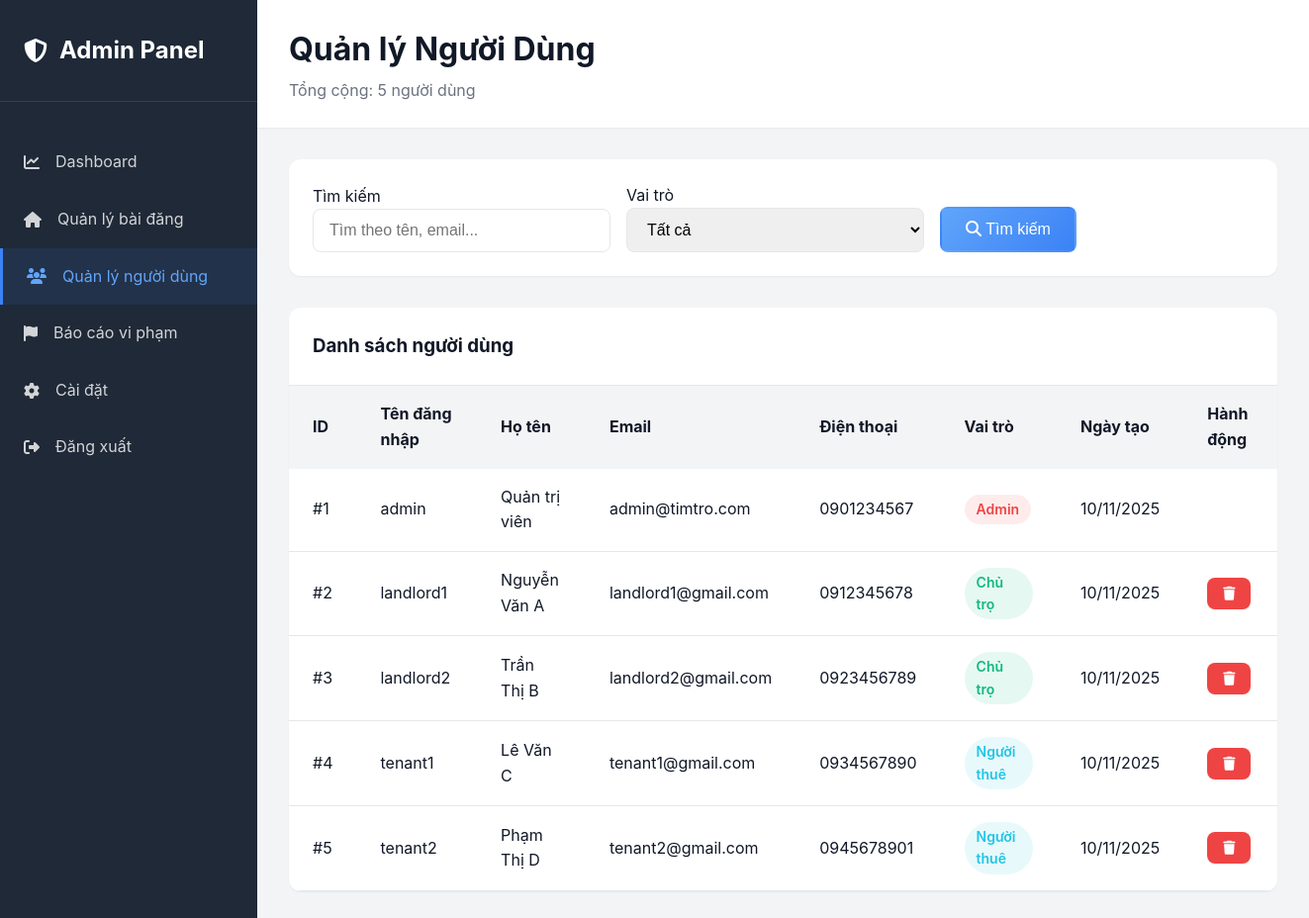
The page /Views/admin/users.php (signed in) on the database its author committed.
### tables this page shows
CREATE TABLE users (
    id INT AUTO_INCREMENT PRIMARY KEY,
    username VARCHAR(50) UNIQUE NOT NULL,
    email VARCHAR(100) UNIQUE NOT NULL,
    password VARCHAR(255) NOT NULL,
    full_name VARCHAR(100) NOT NULL,
    phone VARCHAR(20),
    avatar VARCHAR(255),
    bio TEXT,
    role ENUM('admin', 'landlord', 'tenant') NOT NULL DEFAULT 'tenant',
    status ENUM('active', 'inactive', 'banned') DEFAULT 'active',
    created_at TIMESTAMP DEFAULT CURRENT_TIMESTAMP,
    updated_at TIMESTAMP DEFAULT CURRENT_TIMESTAMP ON UPDATE CURRENT_TIMESTAMP,
    INDEX idx_role (role),
    INDEX idx_status (status),
    INDEX idx_email (email)
);

### config.php (called while the page is built, shortened)
<?php
function sanitize($data) {
    return trim($data);
}
?>

### Views/admin/users.php (the view, shortened to what this page needs)
<?php
require_once __DIR__ . '/../../config.php';
$conn = getDB();
$search = sanitize($_GET['search'] ?? '');
$page = isset($_GET['page']) ? max(1, (int)$_GET['page']) : 1;
$per_page = 10;
$users = [];
$total_users = 0;
try {
    $query = "SELECT id, username, full_name, email, phone, role, created_at
              FROM users
              WHERE 1=1";
    $params = [];
    $count_query = str_replace("SELECT id, username, full_name, email, phone, role, created_at", "SELECT COUNT(*) as cnt", $query);
    $count_stmt = $conn->prepare($count_query);
    $count_stmt->execute($params);
    $count_result = $count_stmt->fetch(PDO::FETCH_ASSOC);
    $total_users = $count_result['cnt'] ?? 0;
    $query .= " ORDER BY created_at DESC LIMIT ? OFFSET ?";
    $params[] = $per_page;
    $params[] = ($page - 1) * $per_page;
    $stmt = $conn->prepare($query);
    $stmt->execute($params);
    $users = $stmt->fetchAll(PDO::FETCH_ASSOC);
} catch (PDOException $e) {
    error_log("Error: " . $e->getMessage());
}
?>
<!DOCTYPE html>
<html lang="vi">
<head>
    <link rel="stylesheet" href="../../assets/css/style.css">
    <link rel="stylesheet" href="https://cdnjs.cloudflare.com/ajax/libs/font-awesome/6.4.0/css/all.min.css">
</head>
<body>
    <div class="admin-layout">
        <aside class="admin-sidebar">
            <div class="admin-logo">
                <h2><i class="fas fa-shield-alt"></i> Admin Panel</h2>
            </div>
            <ul class="admin-menu">
                <li><a href="dashboard.php"><i class="fas fa-chart-line"></i> Dashboard</a></li>
                <li><a href="posts.php"><i class="fas fa-home"></i> Quản lý bài đăng</a></li>
                <li><a href="users.php" class="active"><i class="fas fa-users"></i> Quản lý người dùng</a></li>
                <li><a href="reports.php"><i class="fas fa-flag"></i> Báo cáo vi phạm</a></li>
                <li><a href="settings.php"><i class="fas fa-cog"></i> Cài đặt</a></li>
                <li><a href="../../Controllers/AuthController.php?action=logout"><i class="fas fa-sign-out-alt"></i> Đăng xuất</a></li>
            </ul>
        </aside>
        <main class="admin-main">
            <div class="admin-header">
                <div>
                    <h1>Quản lý Người Dùng</h1>
                    <p style="color: var(--text-secondary); margin-top: 0.25rem;">Tổng cộng: <?php echo $total_users; ?> người dùng</p>
                </div>
            </div>
            <div class="admin-content">
                <div class="filter-box">
                    <form method="GET" style="display: contents;">
                        <div>
                            <label>Tìm kiếm</label>
                            <input type="text" name="search" class="form-control" placeholder="Tìm theo tên, email..." value="<?php echo htmlspecialchars($search); ?>">
                        </div>
                        <div>
                            <label>Vai trò</label>
                            <select name="role" class="form-control">
                                <option value="">Tất cả</option>
                            </select>
                        </div>
                        <div>
                            <button type="submit" class="btn btn-primary">
                                <i class="fas fa-search"></i> Tìm kiếm
                            </button>
                        </div>
                    </form>
                </div>
                <div class="data-table">
                    <div class="table-header">
                        <h3>Danh sách người dùng</h3>
                    </div>
                    <table>
                        <thead>
                            <tr>
                                <th>ID</th>
                                <th>Tên đăng nhập</th>
                                <th>Họ tên</th>
                                <th>Email</th>
                                <th>Điện thoại</th>
                                <th>Vai trò</th>
                                <th>Ngày tạo</th>
                                <th>Hành động</th>
                            </tr>
                        </thead>
                        <tbody>
                            <?php if (!empty($users)): ?>
                                <?php foreach ($users as $user): ?>
                                <tr>
                                    <td>#<?php echo htmlspecialchars($user['id']); ?></td>
                                    <td><?php echo htmlspecialchars($user['username']); ?></td>
                                    <td><?php echo htmlspecialchars($user['full_name']); ?></td>
                                    <td><?php echo htmlspecialchars($user['email']); ?></td>
                                    <td><?php echo htmlspecialchars($user['phone'] ?? 'N/A'); ?></td>
                                    <td>
                                        <span class="badge badge-<?php echo $user['role']; ?>">
                                            <?php
                                            $role_labels = [
                                                'tenant' => 'Người thuê',
                                                'landlord' => 'Chủ trọ',
                                                'admin' => 'Admin'
                                            ];
                                            echo $role_labels[$user['role']] ?? $user['role'];
                                            ?>
                                        </span>
                                    </td>
                                    <td><?php echo date('d/m/Y', strtotime($user['created_at'])); ?></td>
                                    <td>
                                        <?php if ($user['role'] !== 'admin'): ?>
                                        <form method="POST" style="display: inline;" onsubmit="return confirm('Xác nhận xóa người dùng này?');">
                                            <button type="submit" class="btn btn-sm btn-danger">
                                                <i class="fas fa-trash"></i>
                                            </button>
                                        </form>
                                        <?php endif; ?>
                                    </td>
                                </tr>
                                <?php endforeach; ?>
                            <?php endif; ?>
                        </tbody>
                    </table>
                </div>
            </div>
        </main>
    </div>
</body>
</html>

### assets/css/style.css (style rules this page uses)
:root { --primary-color: #3b82f6; --primary-dark: #2563eb; --primary-light: #60a5fa; --primary-lighter: #dbeafe; --primary-lightest: #eff6ff; --secondary-color: #8b5cf6; --success-color: #10b981; --danger-color: #ef4444; --warning-color: #f59e0b; --info-color: #06b6d4; --dark-color: #1f2937; --light-color: #f3f4f6; --border-color: #e5e7eb; --text-primary: #111827; --text-secondary: #6b7280; --shadow-sm: 0 1px 2px 0 rgb(0 0 0 / 0.05); --shadow-md: 0 4px 6px -1px rgb(0 0 0 / 0.1); --shadow-lg: 0 10px 15px -3px rgb(0 0 0 / 0.1); --radius-sm: 0.375rem; --radius-md: 0.5rem; --radius-lg: 0.75rem; }
* { margin: 0; padding: 0; box-sizing: border-box; }
body { font-family: 'Inter', -apple-system, BlinkMacSystemFont, 'Segoe UI', Roboto, 'Helvetica Neue', Arial, sans-serif; color: var(--text-primary); background-color: #ffffff; background: linear-gradient(180deg, #ffffff 0%, var(--primary-lightest) 100%); line-height: 1.6; overflow-x: hidden; margin: 0; padding: 0; }
a { text-decoration: none; color: inherit; transition: all 0.3s ease; }
.btn { display: inline-block; padding: 0.75rem 1.5rem; font-size: 1rem; font-weight: 500; text-align: center; border: none; border-radius: var(--radius-md); cursor: pointer; transition: all 0.3s ease; text-decoration: none; }
.btn-primary { background: linear-gradient(135deg, #60a5fa, #3b82f6); color: white; border: 2px solid transparent; }
.btn-danger { background-color: var(--danger-color); color: white; }
.btn-sm { padding: 0.5rem 1rem; font-size: 0.875rem; }
.form-control { width: 100%; padding: 0.75rem 1rem; font-size: 1rem; border: 1px solid var(--border-color); border-radius: var(--radius-md); transition: all 0.3s ease; }
select.form-control { cursor: pointer; }
.badge { display: inline-block; padding: 0.25rem 0.75rem; font-size: 0.875rem; font-weight: 500; border-radius: 9999px; }

### Views/admin/users.php (style rules this page uses)
.admin-layout { display: grid; grid-template-columns: 260px 1fr; min-height: 100vh; }
.admin-sidebar { background: #1f2937; color: white; padding: 2rem 0; }
.admin-logo { padding: 0 1.5rem 2rem; border-bottom: 1px solid rgba(255, 255, 255, 0.1); margin-bottom: 2rem; }
.admin-logo h2 { color: white; display: flex; align-items: center; gap: 0.75rem; }
.admin-menu { list-style: none; }
.admin-menu li a { display: flex; align-items: center; gap: 1rem; padding: 1rem 1.5rem; color: rgba(255, 255, 255, 0.8); transition: all 0.3s ease; }
.admin-menu li a:hover, .admin-menu li a.active { background: rgba(59, 130, 246, 0.1); color: #60a5fa; border-left: 3px solid #3b82f6; }
.admin-main { background: #f3f4f6; }
.admin-header { background: white; padding: 1.5rem 2rem; box-shadow: var(--shadow-sm); display: flex; justify-content: space-between; align-items: center; }
.admin-content { padding: 2rem; }
.filter-box { background: white; padding: 1.5rem; border-radius: var(--radius-lg); margin-bottom: 2rem; box-shadow: var(--shadow-sm); display: grid; grid-template-columns: 1fr 1fr 1fr auto; gap: 1rem; align-items: end; }
.data-table { background: white; border-radius: var(--radius-lg); box-shadow: var(--shadow-sm); overflow: hidden; }
.table-header { padding: 1.5rem; border-bottom: 1px solid var(--border-color); }
table { width: 100%; border-collapse: collapse; }
thead { background: var(--light-color); }
th, td { padding: 1rem 1.5rem; text-align: left; }
tbody tr { border-bottom: 1px solid var(--border-color); }
.badge { padding: 0.25rem 0.75rem; border-radius: 9999px; font-size: 0.875rem; font-weight: 600; }
.badge-tenant { background: rgba(34, 197, 226, 0.1); color: #22c5e6; }
.badge-landlord { background: rgba(16, 185, 129, 0.1); color: #10b981; }
.badge-admin { background: rgba(239, 68, 68, 0.1); color: #ef4444; }

### rows shown on the page
users: id "1", username "admin", full_name "Quản trị viên", email "admin@timtro.com", phone "0901234567", role "Admin", created_at "10/11/2025"
users: id "2", username "landlord1", full_name "Nguyễn Văn A", email "landlord1@gmail.com", phone "0912345678", role "Chủ trọ", created_at "10/11/2025"
users: id "3", username "landlord2", full_name "Trần Thị B", email "landlord2@gmail.com", phone "0923456789", role "Chủ trọ", created_at "10/11/2025"
users: id "4", username "tenant1", full_name "Lê Văn C", email "tenant1@gmail.com", phone "0934567890", role "Người thuê", created_at "10/11/2025"
users: id "5", username "tenant2", full_name "Phạm Thị D", email "tenant2@gmail.com", phone "0945678901", role "Người thuê", created_at "10/11/2025"

### other values the page prints
$total_users "5"
